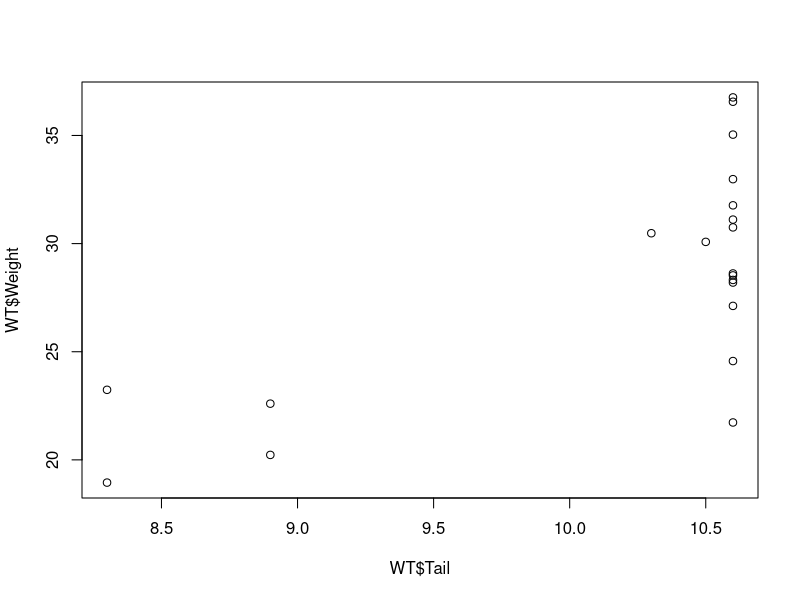
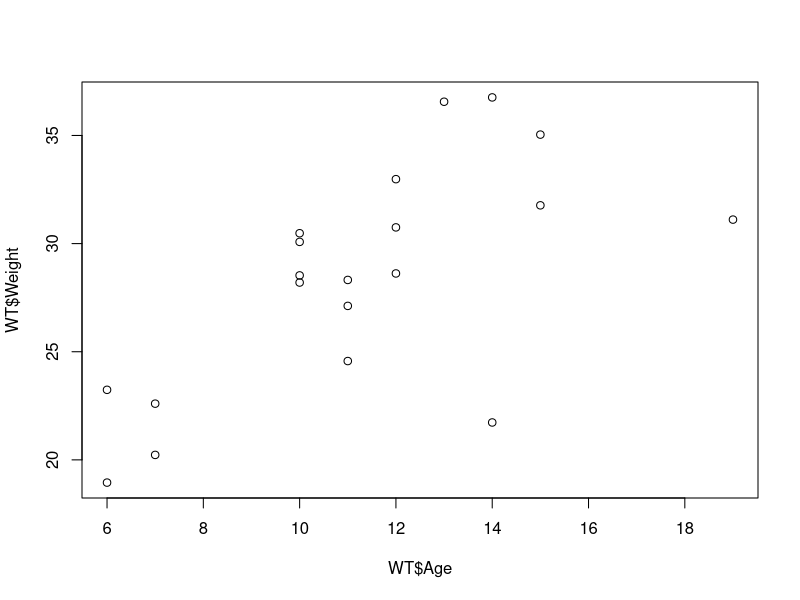
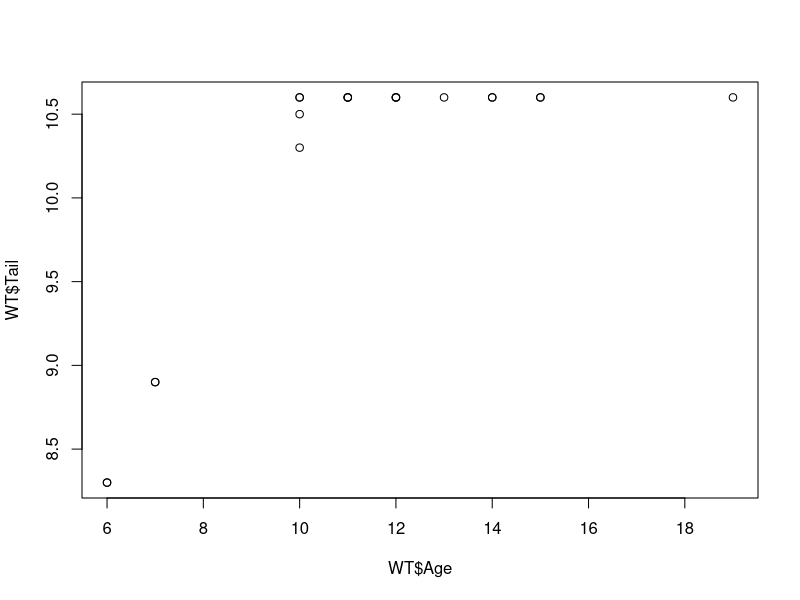
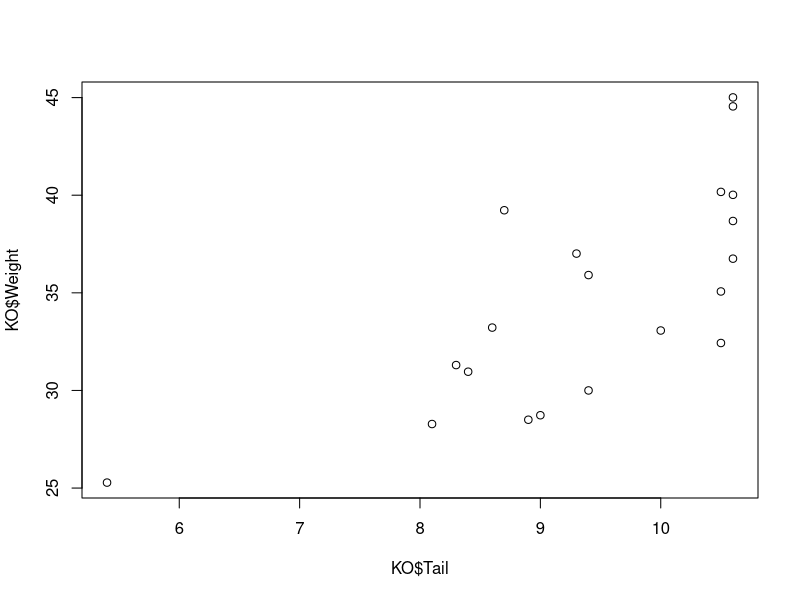
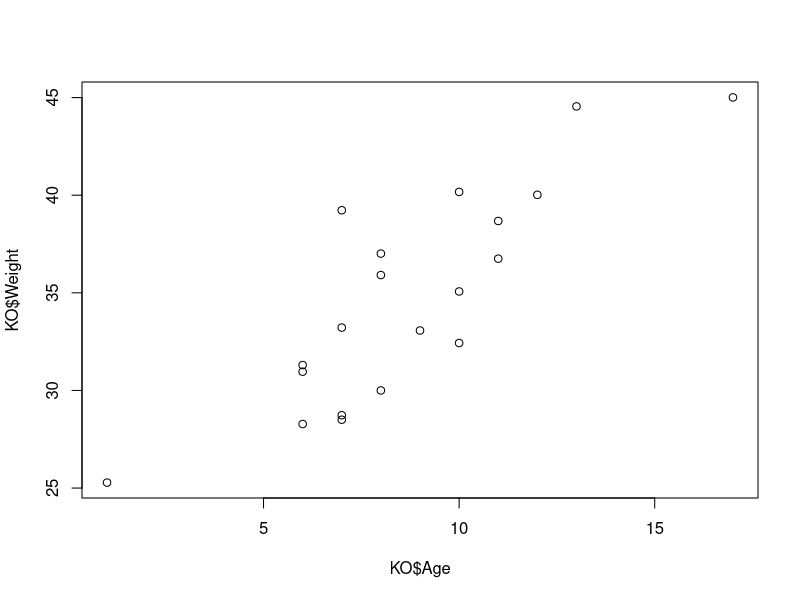
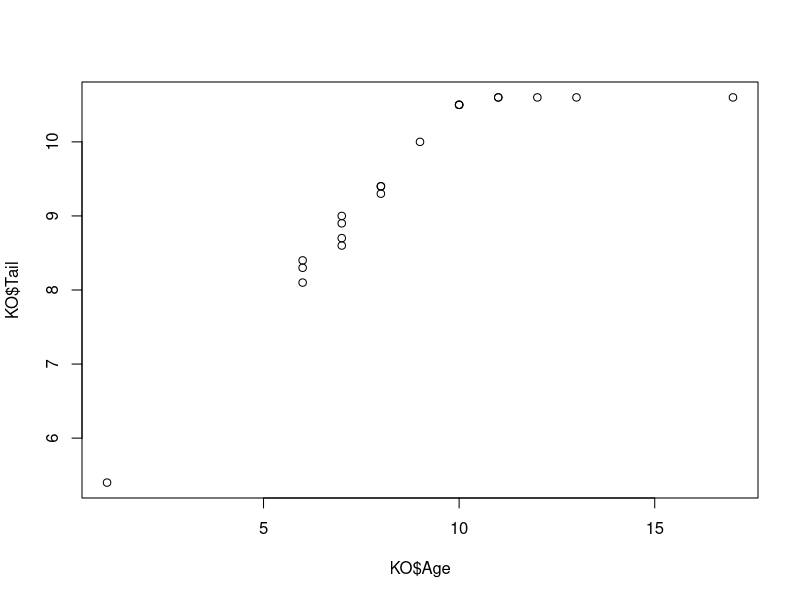
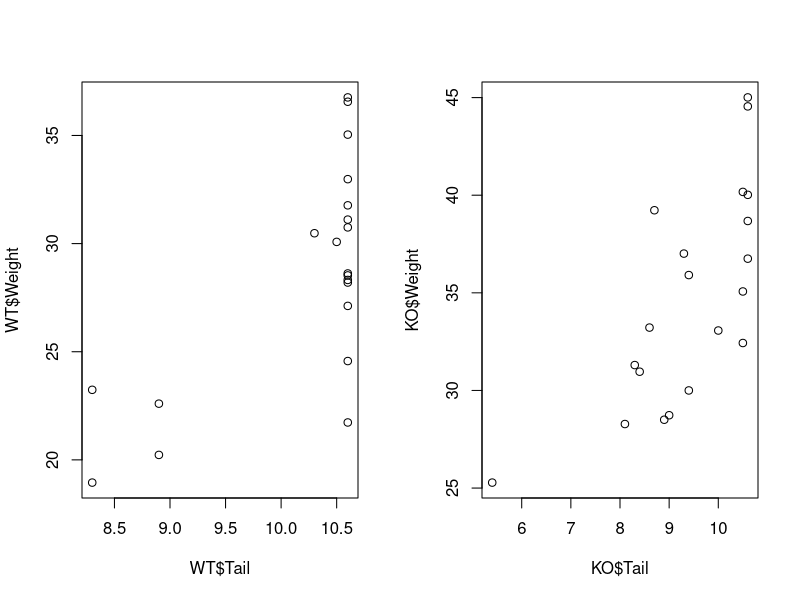
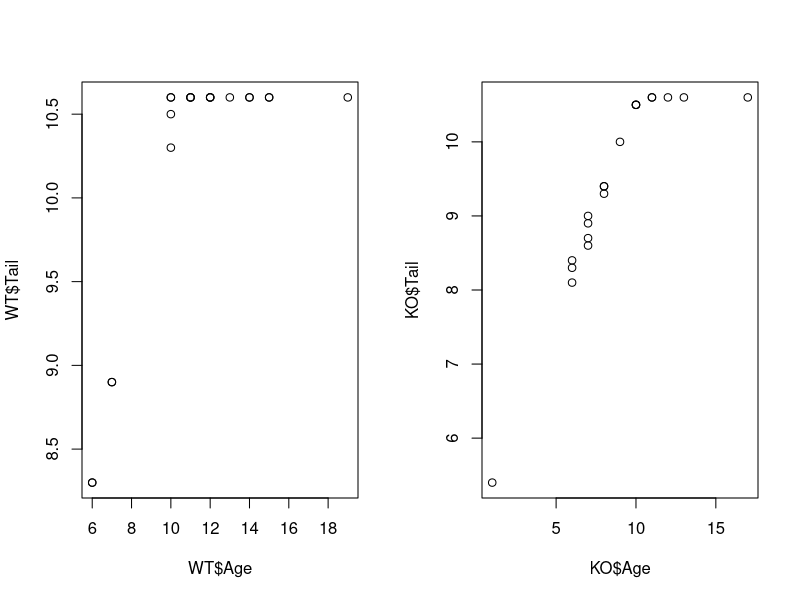

Write R code to recreate these figures, in order. (Note: this script raises an error after producing the figures.)
## problemset guidance
## These two data sets feature body weight, age (weeks), and some other parameters
## (ID number, tail length) of two types of mice, WT and KO.
## Build linear regression models on these data sets separately and try to explain changes
## in the body weight of mice given parameters you have in each file.
## Then, proceed to the problem set tasks.

setwd("E:\\A大学\\大二下\\ADS2\\W20 3.18-3.22 Correlation and linear regression")


## Step 1: Import data, explore data and do some visualization.
WT = read.csv("WT.csv")
head(WT)
summary(WT)
plot(x = WT$Tail, y = WT$Weight)
plot(x = WT$Age, y = WT$Weight)
plot(x = WT$Age, y = WT$Tail)

cor(x = WT$Tail, y = WT$Weight)
cor(x = WT$Age, y = WT$Weight)
cor(x = WT$Age, y = WT$Tail)

KO = read.csv("KO.csv")
head(KO)
summary(KO)

plot(x = KO$Tail, y = KO$Weight)
plot(x = KO$Age, y = KO$Weight)
plot(x = KO$Age, y = KO$Tail)

cor(x = KO$Tail, y = KO$Weight)
cor(x = KO$Age, y = KO$Weight)
cor(x = KO$Age, y = KO$Tail)

par(mfrow = c(1, 2))
plot(x = WT$Tail, y = WT$Weight)
plot(x = KO$Tail, y = KO$Weight)
par(mfrow = c(1, 1))

cor.test(x = WT$Tail, y = WT$Weight)
cor.test(x = KO$Tail, y = KO$Weight)

par(mfrow = c(1, 2))
plot(x = WT$Age, y = WT$Tail)
plot(x = KO$Age, y = KO$Tail)
par(mfrow = c(1, 1))

## Step 2:compare how the relationship between the age and body weight of WT and KO mice.

model1 = lm(Weight ~ Age, WT)
model1$residuals %>% shapiro.test()
par(mfrow = c(1, 3))
model1$residuals %>% hist()
plot(model1, which = c(1, 2))
par(mfrow = c(1, 1))

sum1 = summary(model1)
b1 = sum1$coefficients[2, 1]
se1 = sum1$coefficients[2, 2]
r1 = sqrt(sum1$r.squared)

model2 = lm(Weight ~ Age, KO)
model2$residuals %>% shapiro.test()
model2$residuals %>% hist()

sum2 = summary(model2)
b2 = sum2$coefficients[2, 1]
se2 = sum2$coefficients[2, 2]
r2 = sqrt(sum2$r.squared)

z_1 = (b1 - b2) / sqrt(abs(se1^2 - se2^2))
z_1

zr1 = 1/2*log((1+r1)/(1-r1))
zr2 = 1/2*log((1+r2)/(1-r2))
n1 = nrow(WT)
n2 = nrow(KO)
n1
n2
sezr = sqrt(1/(n1-3) + 1/(n2-3))
z_2 = (b1 - b2) / sezr
z_2

## Step 3: multiple regression analysis, several explanatory variables at once

multi_model <- lm(Weight ~ Age + Sex + Number + Tail, data = WT)
plot(multi_model, 4)
summary(multi_model)
